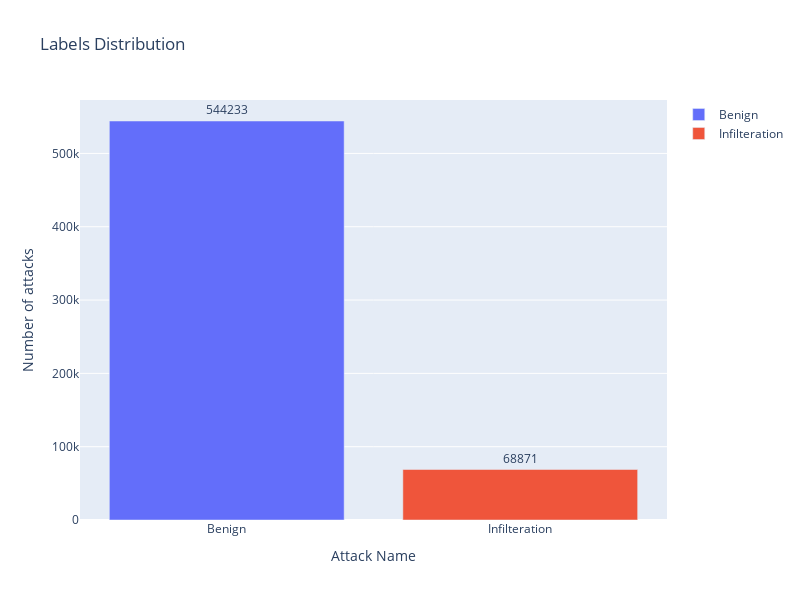

Notebook code for this chart:
### Code cell
showAttackDistribution(rawsData['Label'])

### Figure 1 — Plotly figure (JSON) as saved in the notebook; plotly's stock layout.template omitted (floating-point values rounded to 4 significant figures)
{"data": [{"name": "Benign", "orientation": "v", "text": "544233", "textposition": "outside", "type": "bar", "x": ["Benign"], "y": [544233]}, {"name": "Infilteration", "orientation": "v", "text": "68871", "textposition": "outside", "type": "bar", "x": ["Infilteration"], "y": [68871]}], "layout": {"height": 600, "title": {"text": "Labels Distribution"}, "width": 800, "xaxis": {"title": {"text": "Attack Name"}}, "yaxis": {"title": {"text": "Number of attacks"}}}}
